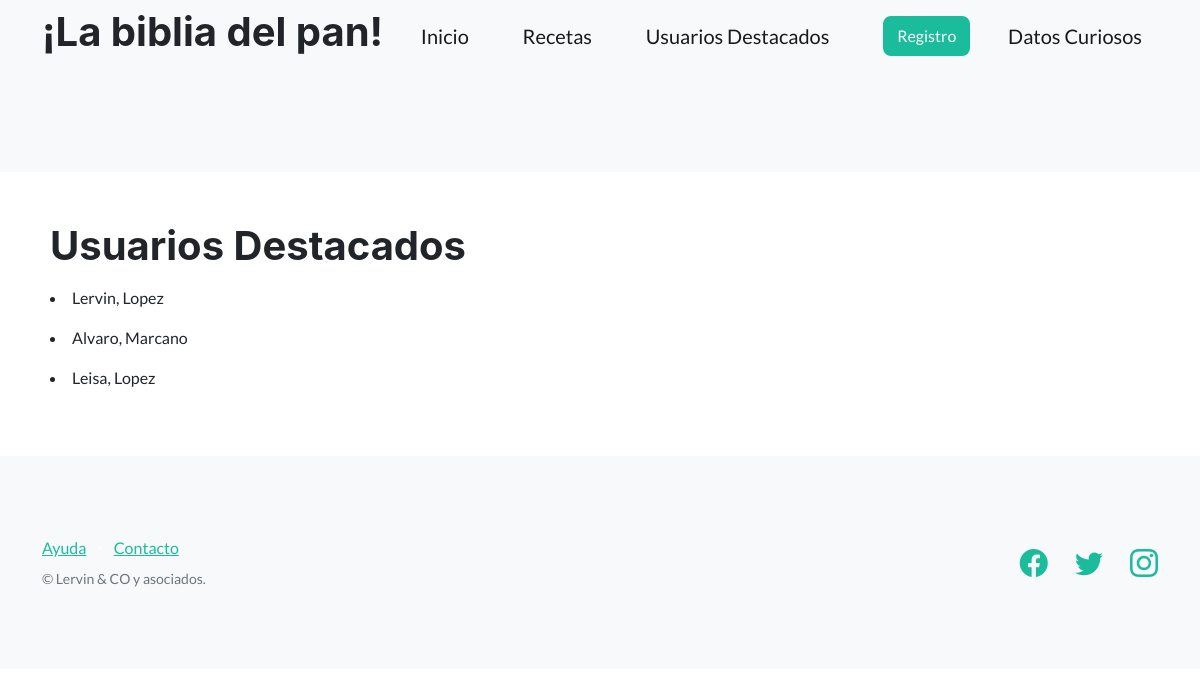
/main/usuarios-destacados/, run on the app's committed database.
### recetas/models.py (models this page shows, shortened)
class Usuario(models.Model):
    nombre = models.CharField(max_length=64)
    apellido = models.CharField(max_length=64)
    email = models.EmailField()
    fecha_nacimiento = models.DateField()
    profesion = models.CharField(max_length=64)
    bio = models.TextField()

### recetas/views.py (the view)
# urls.py: path('usuarios-destacados/', listar_usuarios_destacados),
def listar_usuarios_destacados(request):
    contexto = {
        'usuarios' : Usuario.objects.all()
    }
    return render(
      request=request,
      template_name='recetas/lista_usuarios_destacados.html',
      context=contexto
      )

### recetas/templates/recetas/lista_usuarios_destacados.html (shortened to what this page needs)
{% extends "recetas/inicio.html" %}
{% block contenido %}
    <section>
  <div>
    <h1>Usuarios Destacados</h1>
    {% for user in usuarios %}
      <li>{{user.nombre}}, {{user.apellido}}<p></p></li>
    {% endfor %}
  </div>
</section>
{% endblock contenido %}

### data on the page
Usuario: nombre "Lervin", apellido "Lopez"
Usuario: nombre "Alvaro", apellido "Marcano"
Usuario: nombre "Leisa", apellido "Lopez"
